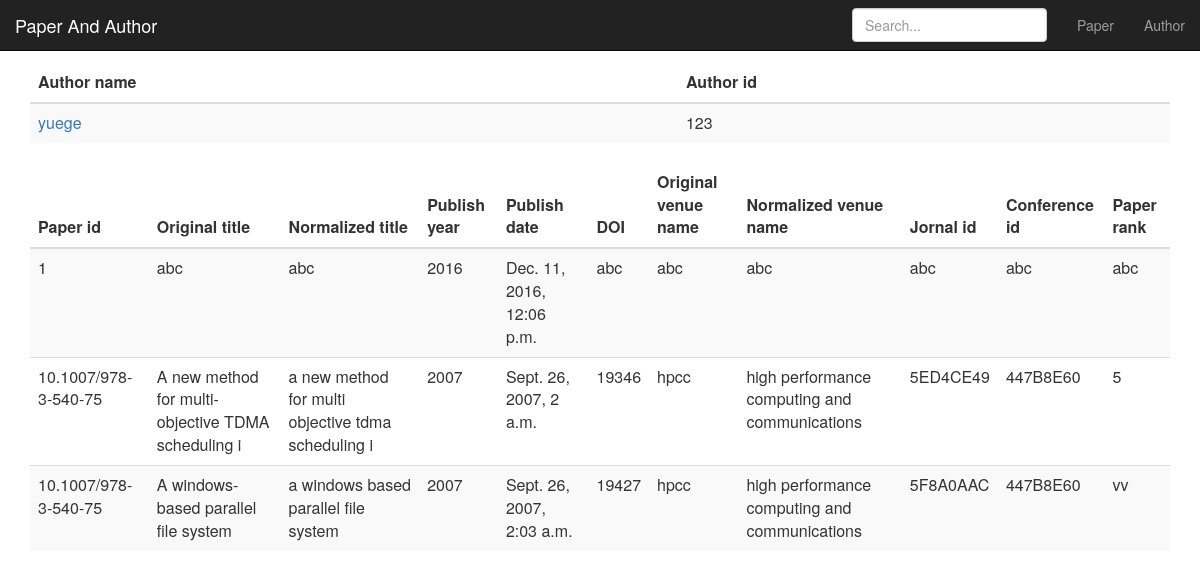
The page /author/?id=123 on the database as committed earlier.
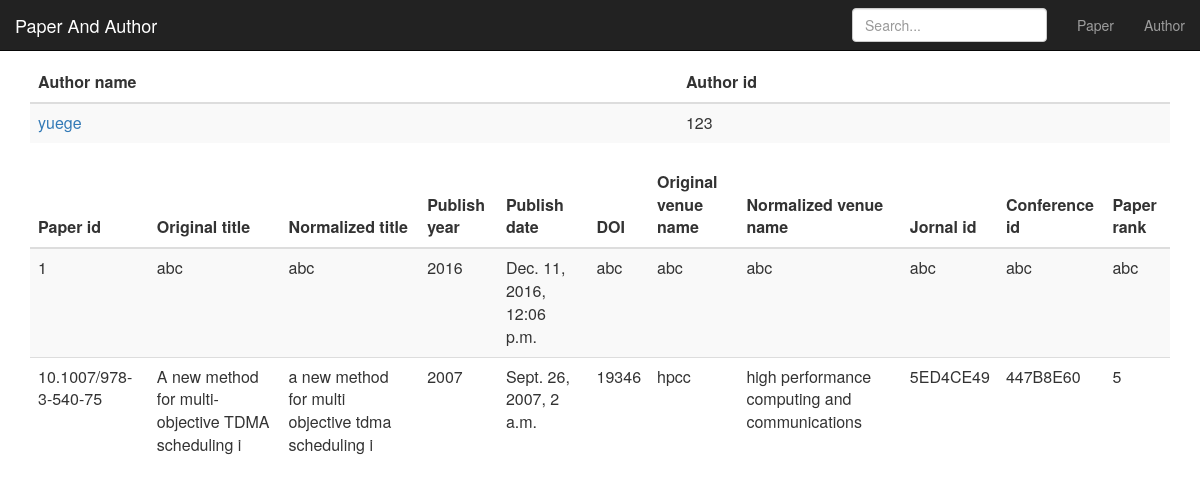
The same page on the database as committed later.
### paper/models.py (models this page shows, shortened)
class Author(models.Model):
    author_name = models.CharField(max_length=50)
    author_id = models.CharField(max_length=50)

class Paper(models.Model):
    paper_id = models.CharField(max_length=50)
    original_title = models.CharField(max_length=50)
    normalized_title = models.CharField(max_length=50)
    publish_year = models.IntegerField()
    publish_date = models.DateTimeField()
    DOI = models.CharField(max_length=50)
    original_venue_name = models.CharField(max_length=50)
    normalized_venue_name = models.CharField(max_length=50)
    jornal_id = models.CharField(max_length=50)
    conference_id = models.CharField(max_length=50)
    paper_rank = models.CharField(max_length=50)

### paper/views.py (the view)
# urls.py: url(r'^author/$', paper_views.author_list),
def author_list(request):
    is_search = False
    if request.GET.get('id'):
        authors = Author.objects.filter(author_id=request.GET.get('id'))
        is_search = True
        if request.GET.get('id2'):
            authors = authors | Author.objects.filter(author_id=request.GET.get('id2'))
        affiliations = Paper_Author_Affiliations.objects.all()
        affiliations = set(affiliations)
        paper_ids2 = set([])
        cnt = 0
        for author in authors:
            affiliations = Paper_Author_Affiliations.objects.filter(author=author)
            paper_ids = []
            for affiliation in affiliations:
                if affiliation.paper.paper_id not in paper_ids:
                    paper_ids.append(affiliation.paper.paper_id)
            if cnt == 0:
                paper_ids2 = paper_ids
                cnt = cnt + 1
            else:
                paper_ids2 = set(paper_ids) & set(paper_ids2)
        print paper_ids2
        paper_ids = list(paper_ids2)
        papers = Paper.objects.none()
        for paperid in paper_ids:
            papers = papers | Paper.objects.filter(paper_id=paperid)
    else:
        authors = Author.objects.all()
    return render(request, 'author.html', locals())

### templates/author.html (shortened to what this page needs)
{% include "base.html" %}
{% include "nav.html" %}
<body>
<h2 class="sub-header">Section title</h2>
<div class="container projects">
<div class="table-responsive">
	<table class="table table-striped">
		<thead>
			<tr>
				<th>Author name</th>
				<th>Author id</th>
			</tr>
		</thead>
		<tbody>
		{% for author in authors %}
		<tr>
			<td><a href='/author/?id={{author.author_id}}'>{{author.author_name}}</a></td>
			<td>{{author.author_id}}</td>
		</tr>
		{% endfor %}
		</tbody>
	</table>
</div>
{% if is_search %}
	<table class="table table-striped">
		<thead>
			<tr>
				<th>Paper id</th>
				<th>Original title</th>
				<th>Normalized title</th>
				<th>Publish year</th>
				<th>Publish date</th>
				<th>DOI</th>
				<th>Original venue name</th>
				<th>Normalized venue name</th>
				<th>Jornal id</th>
				<th>Conference id</th>
				<th>Paper rank</th>
			</tr>
		</thead>
		<tbody>
		{% for paper in papers %}
		<tr>
			<td>{{paper.paper_id}}</td>
			<td>{{paper.original_title}}</td>
			<td>{{paper.normalized_title}}</td>
			<td>{{paper.publish_year}}</td>
			<td>{{paper.publish_date}}</td>
			<td>{{paper.DOI}}</td>
			<td>{{paper.original_venue_name}}</td>
			<td>{{paper.normalized_venue_name}}</td>
			<td>{{paper.jornal_id}}</td>
			<td>{{paper.conference_id}}</td>
			<td>{{paper.paper_rank}}</td>
		</tr>
		{% endfor %}
		</tbody>
	</table>
<div id="container" style="height: 400px; min-width: 310px"></div>
{% endif %}
</div>
</body>

Rows that differ between the two databases and show on the page:
no longer on this page (row edited): Paper: paper_id "10.1007/978-3-540-75", original_title "A windows-based parallel file system", normalized_title "a windows based parallel file system", publish_year "2007", publish_date "Sept. 26, 2007, 2:03 a.m.", DOI "19427", original_venue_name "hpcc", normalized_venue_name "high performance computing and communications", jornal_id "5F8A0AAC", conference_id "447B8E60", paper_rank "vv"
